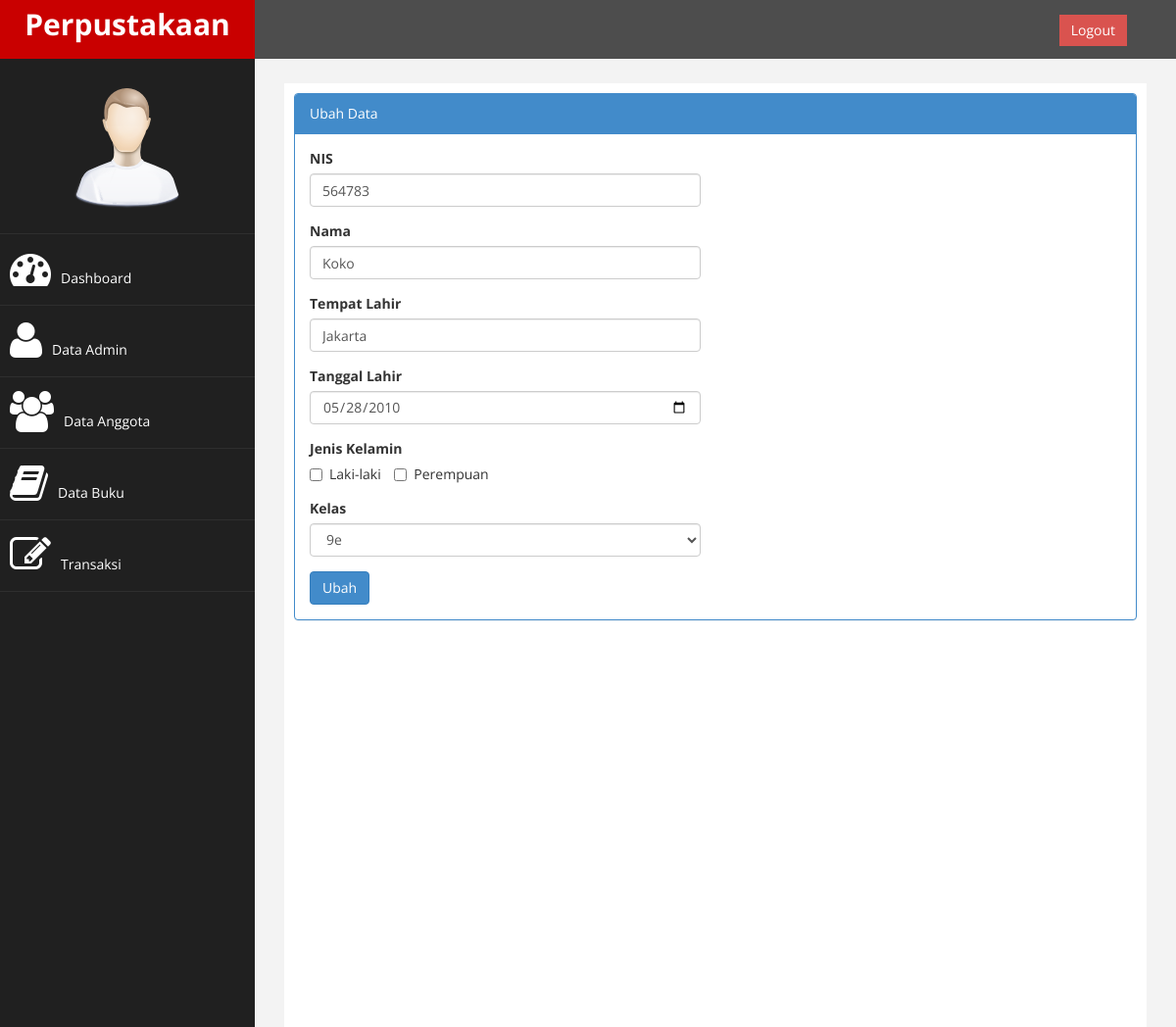
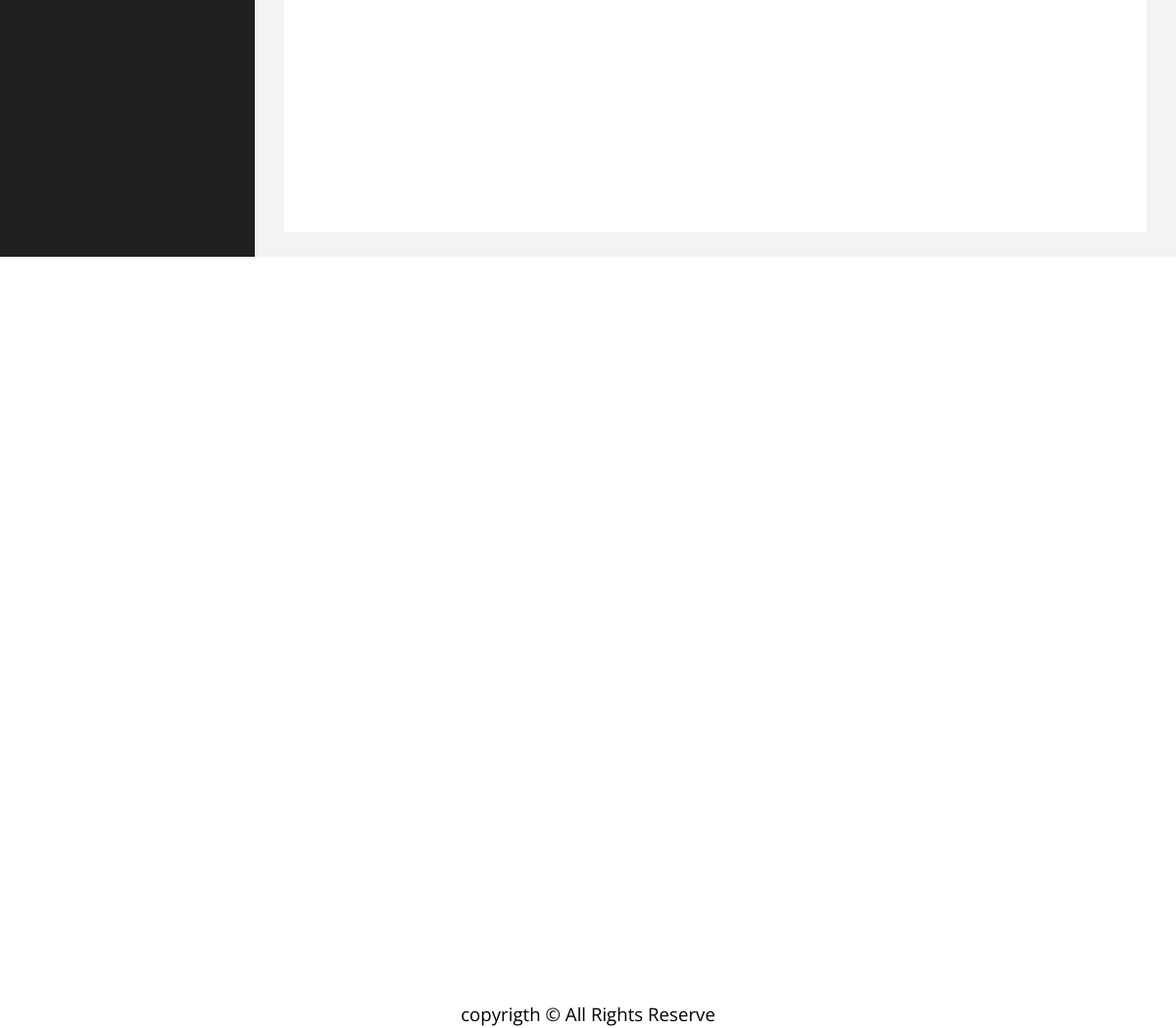
The page /index.php?page=anggota&aksi=ubah&nis=564783 (signed in) on the database its author committed (2 pictures, top to bottom).
### tables this page shows
CREATE TABLE `tb_anggota` (
  `nis` int(50) NOT NULL,
  `nama` varchar(200) NOT NULL,
  `tempat_lahir` varchar(200) NOT NULL,
  `tgl_lahir` date NOT NULL,
  `jk` enum('L','P') NOT NULL,
  `kelas` varchar(50) NOT NULL
);

### page/anggota/ubah.php (the view, shortened to what this page needs)
<?php
$nis = $_GET['nis'];
$sql = $koneksi->query("select * from tb_anggota where nis='$nis'");
$tampil = $sql->fetch_assoc();
?>
<div class="panel panel-primary">
<div class="panel-heading">
Ubah Data
</div>
<div class="panel-body">
<div class="row">
<div class="col-md-6">
<form method="post">
    <div class="form-group">
        <label>NIS</label>
        <input class="form-control" name="nis" value="<?php echo $tampil['nis']; ?>"/>
    </div>
    <div class="form-group">
        <label>Nama</label>
        <input class="form-control" name="nama" value="<?php echo $tampil['nama']; ?>"/>
    </div>
    <div class="form-group">
        <label>Tempat Lahir</label>
        <input class="form-control" name="tempat_lahir"
        value="<?php echo $tampil['tempat_lahir']; ?>"/>
    </div>
    <div class="form-group">
        <label>Tanggal Lahir</label>
        <input class="form-control" name="tgl_lahir" type="date"
        value="<?php echo $tampil['tgl_lahir']; ?>"/>
    </div>
    <div class="form-group">
        <label>Jenis Kelamin</label><br>
        <label class="checkbox-inline">
            <input type="checkbox" value="l" name="jk" <?php  ?> /> Laki-laki
        </label>
        <label class="checkbox-inline">
            <input type="checkbox" value="p" name="jk"/> Perempuan
        </label>
    </div>
    <div class="form-group">
        <label>Kelas</label>
        <select class="form-control" name="kelas">
            <option value="9e" <?php if($tampil['kelas']=='9e'){echo "selected";} ?>>9e</option>
        </select>
    </div>
    <div>
        <input type="submit" name="simpan" value="Ubah" class="btn btn-primary">
    </div>
</div>
</div>
</div>
</div>
</div>
</div>

### assets/css/custom.css (style rules this page uses)
body { font-family: 'Open Sans', sans-serif; }

### rows shown on the page
tb_anggota: nis "564783", nama "Koko", tempat_lahir "Jakarta", tgl_lahir "05/28/2010", kelas "9e"
